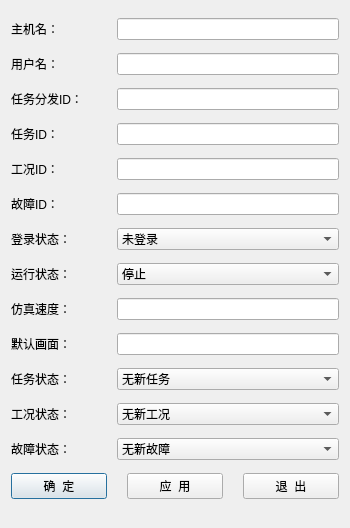
<?xml version="1.0" encoding="UTF-8"?>
<ui version="4.0">
 <class>CTrainInfoAddTable</class>
 <widget class="QDialog" name="CTrainInfoAddTable">
  <property name="geometry">
   <rect>
    <x>0</x>
    <y>0</y>
    <width>350</width>
    <height>528</height>
   </rect>
  </property>
  <property name="minimumSize">
   <size>
    <width>100</width>
    <height>0</height>
   </size>
  </property>
  <property name="maximumSize">
   <size>
    <width>350</width>
    <height>16777215</height>
   </size>
  </property>
  <property name="windowTitle">
   <string>添加培训信息</string>
  </property>
  <property name="styleSheet">
   <string notr="true">font: 14pt &quot;宋体&quot;;</string>
  </property>
  <layout class="QVBoxLayout" name="verticalLayout">
   <item>
    <layout class="QHBoxLayout" name="horizontalLayout">
     <item>
      <widget class="QLabel" name="label_2">
       <property name="minimumSize">
        <size>
         <width>100</width>
         <height>0</height>
        </size>
       </property>
       <property name="maximumSize">
        <size>
         <width>100</width>
         <height>16777215</height>
        </size>
       </property>
       <property name="styleSheet">
        <string notr="true">font: 12pt &quot;宋体&quot;;</string>
       </property>
       <property name="text">
        <string>主机名：</string>
       </property>
      </widget>
     </item>
     <item>
      <widget class="QLineEdit" name="editHostName"/>
     </item>
    </layout>
   </item>
   <item>
    <layout class="QHBoxLayout" name="horizontalLayout_2">
     <item>
      <widget class="QLabel" name="label_3">
       <property name="minimumSize">
        <size>
         <width>100</width>
         <height>0</height>
        </size>
       </property>
       <property name="maximumSize">
        <size>
         <width>100</width>
         <height>16777215</height>
        </size>
       </property>
       <property name="styleSheet">
        <string notr="true">font: 12pt &quot;宋体&quot;;</string>
       </property>
       <property name="text">
        <string>用户名：</string>
       </property>
      </widget>
     </item>
     <item>
      <widget class="QLineEdit" name="editUserName"/>
     </item>
    </layout>
   </item>
   <item>
    <layout class="QHBoxLayout" name="horizontalLayout_3">
     <item>
      <widget class="QLabel" name="label_4">
       <property name="minimumSize">
        <size>
         <width>100</width>
         <height>0</height>
        </size>
       </property>
       <property name="maximumSize">
        <size>
         <width>100</width>
         <height>16777215</height>
        </size>
       </property>
       <property name="styleSheet">
        <string notr="true">font: 12pt &quot;宋体&quot;;</string>
       </property>
       <property name="text">
        <string>任务分发ID：</string>
       </property>
      </widget>
     </item>
     <item>
      <widget class="QLineEdit" name="editSendTaskId"/>
     </item>
    </layout>
   </item>
   <item>
    <layout class="QHBoxLayout" name="horizontalLayout_4">
     <item>
      <widget class="QLabel" name="label_5">
       <property name="minimumSize">
        <size>
         <width>100</width>
         <height>0</height>
        </size>
       </property>
       <property name="maximumSize">
        <size>
         <width>100</width>
         <height>16777215</height>
        </size>
       </property>
       <property name="styleSheet">
        <string notr="true">font: 12pt &quot;宋体&quot;;</string>
       </property>
       <property name="text">
        <string>任务ID：</string>
       </property>
      </widget>
     </item>
     <item>
      <widget class="QLineEdit" name="editTaskId"/>
     </item>
    </layout>
   </item>
   <item>
    <layout class="QHBoxLayout" name="horizontalLayout_5">
     <item>
      <widget class="QLabel" name="label_6">
       <property name="minimumSize">
        <size>
         <width>100</width>
         <height>0</height>
        </size>
       </property>
       <property name="maximumSize">
        <size>
         <width>100</width>
         <height>16777215</height>
        </size>
       </property>
       <property name="styleSheet">
        <string notr="true">font: 12pt &quot;宋体&quot;;</string>
       </property>
       <property name="text">
        <string>工况ID：</string>
       </property>
      </widget>
     </item>
     <item>
      <widget class="QLineEdit" name="editSceneId"/>
     </item>
    </layout>
   </item>
   <item>
    <layout class="QHBoxLayout" name="horizontalLayout_6">
     <item>
      <widget class="QLabel" name="label_7">
       <property name="minimumSize">
        <size>
         <width>100</width>
         <height>0</height>
        </size>
       </property>
       <property name="maximumSize">
        <size>
         <width>100</width>
         <height>16777215</height>
        </size>
       </property>
       <property name="styleSheet">
        <string notr="true">font: 12pt &quot;宋体&quot;;</string>
       </property>
       <property name="text">
        <string>故障ID：</string>
       </property>
      </widget>
     </item>
     <item>
      <widget class="QLineEdit" name="editFaultId"/>
     </item>
    </layout>
   </item>
   <item>
    <layout class="QHBoxLayout" name="horizontalLayout_7">
     <item>
      <widget class="QLabel" name="label_8">
       <property name="minimumSize">
        <size>
         <width>100</width>
         <height>0</height>
        </size>
       </property>
       <property name="maximumSize">
        <size>
         <width>100</width>
         <height>16777215</height>
        </size>
       </property>
       <property name="styleSheet">
        <string notr="true">font: 12pt &quot;宋体&quot;;</string>
       </property>
       <property name="text">
        <string>登录状态：</string>
       </property>
      </widget>
     </item>
     <item>
      <widget class="QComboBox" name="editLoginStatus">
       <item>
        <property name="text">
         <string>未登录</string>
        </property>
       </item>
       <item>
        <property name="text">
         <string>已登录</string>
        </property>
       </item>
      </widget>
     </item>
    </layout>
   </item>
   <item>
    <layout class="QHBoxLayout" name="horizontalLayout_8">
     <item>
      <widget class="QLabel" name="label_9">
       <property name="minimumSize">
        <size>
         <width>100</width>
         <height>0</height>
        </size>
       </property>
       <property name="maximumSize">
        <size>
         <width>100</width>
         <height>16777215</height>
        </size>
       </property>
       <property name="styleSheet">
        <string notr="true">font: 12pt &quot;宋体&quot;;</string>
       </property>
       <property name="text">
        <string>运行状态：</string>
       </property>
      </widget>
     </item>
     <item>
      <widget class="QComboBox" name="editStatus">
       <item>
        <property name="text">
         <string>停止</string>
        </property>
       </item>
       <item>
        <property name="text">
         <string>运行</string>
        </property>
       </item>
       <item>
        <property name="text">
         <string>暂停</string>
        </property>
       </item>
      </widget>
     </item>
    </layout>
   </item>
   <item>
    <layout class="QHBoxLayout" name="horizontalLayout_9">
     <item>
      <widget class="QLabel" name="label_10">
       <property name="minimumSize">
        <size>
         <width>100</width>
         <height>0</height>
        </size>
       </property>
       <property name="maximumSize">
        <size>
         <width>100</width>
         <height>16777215</height>
        </size>
       </property>
       <property name="styleSheet">
        <string notr="true">font: 12pt &quot;宋体&quot;;</string>
       </property>
       <property name="text">
        <string>仿真速度：</string>
       </property>
      </widget>
     </item>
     <item>
      <widget class="QLineEdit" name="editSpeed"/>
     </item>
    </layout>
   </item>
   <item>
    <layout class="QHBoxLayout" name="horizontalLayout_10">
     <item>
      <widget class="QLabel" name="label_11">
       <property name="minimumSize">
        <size>
         <width>100</width>
         <height>0</height>
        </size>
       </property>
       <property name="maximumSize">
        <size>
         <width>100</width>
         <height>16777215</height>
        </size>
       </property>
       <property name="styleSheet">
        <string notr="true">font: 12pt &quot;宋体&quot;;</string>
       </property>
       <property name="text">
        <string>默认画面：</string>
       </property>
      </widget>
     </item>
     <item>
      <widget class="QLineEdit" name="editDbinFile"/>
     </item>
    </layout>
   </item>
   <item>
    <layout class="QHBoxLayout" name="horizontalLayout_11">
     <item>
      <widget class="QLabel" name="label_12">
       <property name="minimumSize">
        <size>
         <width>100</width>
         <height>0</height>
        </size>
       </property>
       <property name="maximumSize">
        <size>
         <width>100</width>
         <height>16777215</height>
        </size>
       </property>
       <property name="styleSheet">
        <string notr="true">font: 12pt &quot;宋体&quot;;</string>
       </property>
       <property name="text">
        <string>任务状态：</string>
       </property>
      </widget>
     </item>
     <item>
      <widget class="QComboBox" name="editTaskStatus">
       <item>
        <property name="text">
         <string>无新任务</string>
        </property>
       </item>
       <item>
        <property name="text">
         <string>新的任务</string>
        </property>
       </item>
       <item>
        <property name="text">
         <string>任务已处理</string>
        </property>
       </item>
       <item>
        <property name="text">
         <string>任务结束</string>
        </property>
       </item>
      </widget>
     </item>
    </layout>
   </item>
   <item>
    <layout class="QHBoxLayout" name="horizontalLayout_12">
     <item>
      <widget class="QLabel" name="label_13">
       <property name="minimumSize">
        <size>
         <width>100</width>
         <height>0</height>
        </size>
       </property>
       <property name="maximumSize">
        <size>
         <width>100</width>
         <height>16777215</height>
        </size>
       </property>
       <property name="styleSheet">
        <string notr="true">font: 12pt &quot;宋体&quot;;</string>
       </property>
       <property name="text">
        <string>工况状态：</string>
       </property>
      </widget>
     </item>
     <item>
      <widget class="QComboBox" name="editSceneStatus">
       <item>
        <property name="text">
         <string>无新工况</string>
        </property>
       </item>
       <item>
        <property name="text">
         <string>新的工况</string>
        </property>
       </item>
       <item>
        <property name="text">
         <string>工况已处理</string>
        </property>
       </item>
      </widget>
     </item>
    </layout>
   </item>
   <item>
    <layout class="QHBoxLayout" name="horizontalLayout_13">
     <item>
      <widget class="QLabel" name="label_14">
       <property name="minimumSize">
        <size>
         <width>100</width>
         <height>0</height>
        </size>
       </property>
       <property name="maximumSize">
        <size>
         <width>100</width>
         <height>16777215</height>
        </size>
       </property>
       <property name="styleSheet">
        <string notr="true">font: 12pt &quot;宋体&quot;;</string>
       </property>
       <property name="text">
        <string>故障状态：</string>
       </property>
      </widget>
     </item>
     <item>
      <widget class="QComboBox" name="editFaultStatus">
       <item>
        <property name="text">
         <string>无新故障</string>
        </property>
       </item>
       <item>
        <property name="text">
         <string>新的故障</string>
        </property>
       </item>
       <item>
        <property name="text">
         <string>故障已处理</string>
        </property>
       </item>
      </widget>
     </item>
    </layout>
   </item>
   <item>
    <layout class="QHBoxLayout" name="horizontalLayout_14">
     <property name="spacing">
      <number>20</number>
     </property>
     <item>
      <widget class="QPushButton" name="buttonEnter">
       <property name="styleSheet">
        <string notr="true">font: 12pt &quot;宋体&quot;;</string>
       </property>
       <property name="text">
        <string>确  定</string>
       </property>
      </widget>
     </item>
     <item>
      <widget class="QPushButton" name="buttonApply">
       <property name="styleSheet">
        <string notr="true">font: 12pt &quot;宋体&quot;;</string>
       </property>
       <property name="text">
        <string>应  用</string>
       </property>
      </widget>
     </item>
     <item>
      <widget class="QPushButton" name="buttonExit">
       <property name="styleSheet">
        <string notr="true">font: 12pt &quot;宋体&quot;;</string>
       </property>
       <property name="text">
        <string>退  出</string>
       </property>
      </widget>
     </item>
    </layout>
   </item>
  </layout>
 </widget>
 <tabstops>
  <tabstop>editHostName</tabstop>
  <tabstop>editUserName</tabstop>
  <tabstop>editSendTaskId</tabstop>
  <tabstop>editTaskId</tabstop>
  <tabstop>editSceneId</tabstop>
  <tabstop>editFaultId</tabstop>
  <tabstop>editLoginStatus</tabstop>
  <tabstop>editStatus</tabstop>
  <tabstop>editSpeed</tabstop>
  <tabstop>editDbinFile</tabstop>
  <tabstop>editTaskStatus</tabstop>
  <tabstop>editSceneStatus</tabstop>
  <tabstop>editFaultStatus</tabstop>
  <tabstop>buttonEnter</tabstop>
  <tabstop>buttonExit</tabstop>
 </tabstops>
 <resources/>
 <connections>
  <connection>
   <sender>buttonExit</sender>
   <signal>clicked()</signal>
   <receiver>CTrainInfoAddTable</receiver>
   <slot>reject()</slot>
   <hints>
    <hint type="sourcelabel">
     <x>215</x>
     <y>100</y>
    </hint>
    <hint type="destinationlabel">
     <x>149</x>
     <y>74</y>
    </hint>
   </hints>
  </connection>
 </connections>
</ui>
